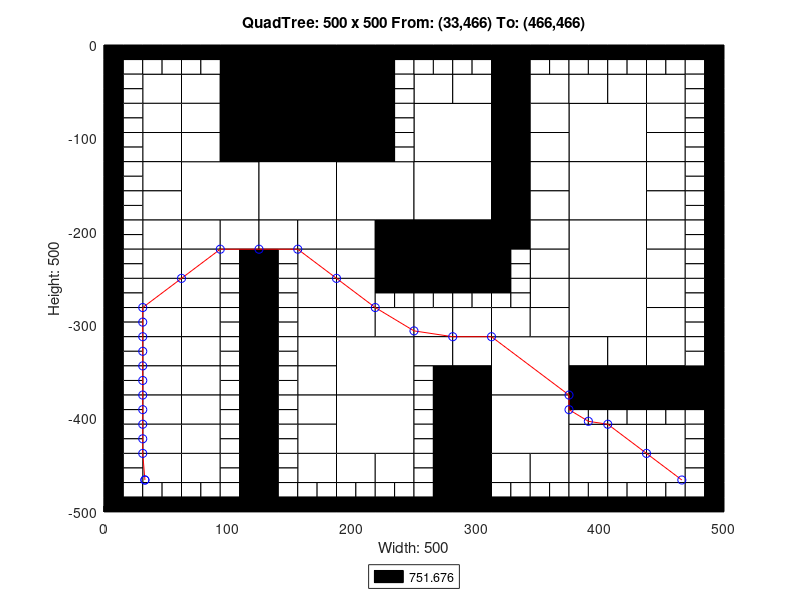

The MATLAB script that drew this image:
axis([0 500 -500 0]);
title('QuadTree: 500 x 500 From: (33,466) To: (466,466)');
xlabel('Width: 500');
ylabel('Height: 500');
rectangle('Position',[125 -62.5 62.5 62.5], 'FaceColor',[0 0 0]);
rectangle('Position',[125 -125 62.5 62.5], 'FaceColor',[0 0 0]);
rectangle('Position',[62.5 -187.5 62.5 62.5], 'FaceColor',[1 1 1]);
rectangle('Position',[125 -187.5 62.5 62.5], 'FaceColor',[1 1 1]);
rectangle('Position',[187.5 -187.5 62.5 62.5], 'FaceColor',[1 1 1]);
rectangle('Position',[250 -125 62.5 62.5], 'FaceColor',[1 1 1]);
rectangle('Position',[375 -125 62.5 62.5], 'FaceColor',[1 1 1]);
rectangle('Position',[250 -187.5 62.5 62.5], 'FaceColor',[1 1 1]);
rectangle('Position',[250 -250 62.5 62.5], 'FaceColor',[0 0 0]);
rectangle('Position',[375 -187.5 62.5 62.5], 'FaceColor',[1 1 1]);
rectangle('Position',[375 -250 62.5 62.5], 'FaceColor',[1 1 1]);
rectangle('Position',[187.5 -375 62.5 62.5], 'FaceColor',[1 1 1]);
rectangle('Position',[187.5 -437.5 62.5 62.5], 'FaceColor',[1 1 1]);
rectangle('Position',[312.5 -375 62.5 62.5], 'FaceColor',[1 1 1]);
rectangle('Position',[375 -312.5 62.5 62.5], 'FaceColor',[1 1 1]);
rectangle('Position',[312.5 -437.5 62.5 62.5], 'FaceColor',[1 1 1]);
rectangle('Position',[31.25 -62.5 31.25 31.25], 'FaceColor',[1 1 1]);
rectangle('Position',[93.75 -31.25 31.25 31.25], 'FaceColor',[0 0 0]);
rectangle('Position',[62.5 -62.5 31.25 31.25], 'FaceColor',[1 1 1]);
rectangle('Position',[93.75 -62.5 31.25 31.25], 'FaceColor',[0 0 0]);
rectangle('Position',[31.25 -93.75 31.25 31.25], 'FaceColor',[1 1 1]);
rectangle('Position',[31.25 -125 31.25 31.25], 'FaceColor',[1 1 1]);
rectangle('Position',[62.5 -93.75 31.25 31.25], 'FaceColor',[1 1 1]);
rectangle('Position',[93.75 -93.75 31.25 31.25], 'FaceColor',[0 0 0]);
rectangle('Position',[62.5 -125 31.25 31.25], 'FaceColor',[1 1 1]);
rectangle('Position',[93.75 -125 31.25 31.25], 'FaceColor',[0 0 0]);
rectangle('Position',[187.5 -31.25 31.25 31.25], 'FaceColor',[0 0 0]);
rectangle('Position',[187.5 -62.5 31.25 31.25], 'FaceColor',[0 0 0]);
rectangle('Position',[187.5 -93.75 31.25 31.25], 'FaceColor',[0 0 0]);
rectangle('Position',[187.5 -125 31.25 31.25], 'FaceColor',[0 0 0]);
rectangle('Position',[31.25 -156.25 31.25 31.25], 'FaceColor',[1 1 1]);
rectangle('Position',[31.25 -187.5 31.25 31.25], 'FaceColor',[1 1 1]);
rectangle('Position',[31.25 -218.75 31.25 31.25], 'FaceColor',[1 1 1]);
rectangle('Position',[31.25 -250 31.25 31.25], 'FaceColor',[1 1 1]);
rectangle('Position',[62.5 -218.75 31.25 31.25], 'FaceColor',[1 1 1]);
rectangle('Position',[93.75 -218.75 31.25 31.25], 'FaceColor',[1 1 1]);
rectangle('Position',[62.5 -250 31.25 31.25], 'FaceColor',[1 1 1]);
rectangle('Position',[125 -218.75 31.25 31.25], 'FaceColor',[1 1 1]);
rectangle('Position',[156.25 -218.75 31.25 31.25], 'FaceColor',[1 1 1]);
rectangle('Position',[156.25 -250 31.25 31.25], 'FaceColor',[1 1 1]);
rectangle('Position',[187.5 -218.75 31.25 31.25], 'FaceColor',[1 1 1]);
rectangle('Position',[218.75 -218.75 31.25 31.25], 'FaceColor',[0 0 0]);
rectangle('Position',[187.5 -250 31.25 31.25], 'FaceColor',[1 1 1]);
rectangle('Position',[218.75 -250 31.25 31.25], 'FaceColor',[0 0 0]);
rectangle('Position',[250 -62.5 31.25 31.25], 'FaceColor',[1 1 1]);
rectangle('Position',[281.25 -62.5 31.25 31.25], 'FaceColor',[1 1 1]);
rectangle('Position',[312.5 -31.25 31.25 31.25], 'FaceColor',[0 0 0]);
rectangle('Position',[312.5 -62.5 31.25 31.25], 'FaceColor',[0 0 0]);
rectangle('Position',[343.75 -62.5 31.25 31.25], 'FaceColor',[1 1 1]);
rectangle('Position',[312.5 -93.75 31.25 31.25], 'FaceColor',[0 0 0]);
rectangle('Position',[343.75 -93.75 31.25 31.25], 'FaceColor',[1 1 1]);
rectangle('Position',[312.5 -125 31.25 31.25], 'FaceColor',[0 0 0]);
rectangle('Position',[343.75 -125 31.25 31.25], 'FaceColor',[1 1 1]);
rectangle('Position',[375 -62.5 31.25 31.25], 'FaceColor',[1 1 1]);
rectangle('Position',[406.25 -62.5 31.25 31.25], 'FaceColor',[1 1 1]);
rectangle('Position',[437.5 -62.5 31.25 31.25], 'FaceColor',[1 1 1]);
rectangle('Position',[437.5 -93.75 31.25 31.25], 'FaceColor',[1 1 1]);
rectangle('Position',[437.5 -125 31.25 31.25], 'FaceColor',[1 1 1]);
rectangle('Position',[312.5 -156.25 31.25 31.25], 'FaceColor',[0 0 0]);
rectangle('Position',[343.75 -156.25 31.25 31.25], 'FaceColor',[1 1 1]);
rectangle('Position',[312.5 -187.5 31.25 31.25], 'FaceColor',[0 0 0]);
rectangle('Position',[343.75 -187.5 31.25 31.25], 'FaceColor',[1 1 1]);
rectangle('Position',[312.5 -218.75 31.25 31.25], 'FaceColor',[0 0 0]);
rectangle('Position',[343.75 -218.75 31.25 31.25], 'FaceColor',[1 1 1]);
rectangle('Position',[343.75 -250 31.25 31.25], 'FaceColor',[1 1 1]);
rectangle('Position',[437.5 -156.25 31.25 31.25], 'FaceColor',[1 1 1]);
rectangle('Position',[437.5 -187.5 31.25 31.25], 'FaceColor',[1 1 1]);
rectangle('Position',[437.5 -218.75 31.25 31.25], 'FaceColor',[1 1 1]);
rectangle('Position',[437.5 -250 31.25 31.25], 'FaceColor',[1 1 1]);
rectangle('Position',[31.25 -281.25 31.25 31.25], 'FaceColor',[1 1 1]);
rectangle('Position',[31.25 -312.5 31.25 31.25], 'FaceColor',[1 1 1]);
rectangle('Position',[62.5 -281.25 31.25 31.25], 'FaceColor',[1 1 1]);
rectangle('Position',[62.5 -312.5 31.25 31.25], 'FaceColor',[1 1 1]);
rectangle('Position',[31.25 -343.75 31.25 31.25], 'FaceColor',[1 1 1]);
rectangle('Position',[31.25 -375 31.25 31.25], 'FaceColor',[1 1 1]);
rectangle('Position',[62.5 -343.75 31.25 31.25], 'FaceColor',[1 1 1]);
rectangle('Position',[62.5 -375 31.25 31.25], 'FaceColor',[1 1 1]);
rectangle('Position',[156.25 -281.25 31.25 31.25], 'FaceColor',[1 1 1]);
rectangle('Position',[156.25 -312.5 31.25 31.25], 'FaceColor',[1 1 1]);
rectangle('Position',[187.5 -281.25 31.25 31.25], 'FaceColor',[1 1 1]);
rectangle('Position',[187.5 -312.5 31.25 31.25], 'FaceColor',[1 1 1]);
rectangle('Position',[218.75 -312.5 31.25 31.25], 'FaceColor',[1 1 1]);
rectangle('Position',[156.25 -343.75 31.25 31.25], 'FaceColor',[1 1 1]);
rectangle('Position',[156.25 -375 31.25 31.25], 'FaceColor',[1 1 1]);
rectangle('Position',[31.25 -406.25 31.25 31.25], 'FaceColor',[1 1 1]);
rectangle('Position',[31.25 -437.5 31.25 31.25], 'FaceColor',[1 1 1]);
rectangle('Position',[62.5 -406.25 31.25 31.25], 'FaceColor',[1 1 1]);
rectangle('Position',[62.5 -437.5 31.25 31.25], 'FaceColor',[1 1 1]);
rectangle('Position',[31.25 -468.75 31.25 31.25], 'FaceColor',[1 1 1]);
rectangle('Position',[62.5 -468.75 31.25 31.25], 'FaceColor',[1 1 1]);
rectangle('Position',[156.25 -406.25 31.25 31.25], 'FaceColor',[1 1 1]);
rectangle('Position',[156.25 -437.5 31.25 31.25], 'FaceColor',[1 1 1]);
rectangle('Position',[156.25 -468.75 31.25 31.25], 'FaceColor',[1 1 1]);
rectangle('Position',[187.5 -468.75 31.25 31.25], 'FaceColor',[1 1 1]);
rectangle('Position',[218.75 -468.75 31.25 31.25], 'FaceColor',[1 1 1]);
rectangle('Position',[250 -312.5 31.25 31.25], 'FaceColor',[1 1 1]);
rectangle('Position',[281.25 -312.5 31.25 31.25], 'FaceColor',[1 1 1]);
rectangle('Position',[343.75 -281.25 31.25 31.25], 'FaceColor',[1 1 1]);
rectangle('Position',[312.5 -312.5 31.25 31.25], 'FaceColor',[1 1 1]);
rectangle('Position',[343.75 -312.5 31.25 31.25], 'FaceColor',[1 1 1]);
rectangle('Position',[250 -343.75 31.25 31.25], 'FaceColor',[1 1 1]);
rectangle('Position',[281.25 -343.75 31.25 31.25], 'FaceColor',[1 1 1]);
rectangle('Position',[281.25 -375 31.25 31.25], 'FaceColor',[0 0 0]);
rectangle('Position',[437.5 -281.25 31.25 31.25], 'FaceColor',[1 1 1]);
rectangle('Position',[437.5 -312.5 31.25 31.25], 'FaceColor',[1 1 1]);
rectangle('Position',[375 -343.75 31.25 31.25], 'FaceColor',[1 1 1]);
rectangle('Position',[406.25 -343.75 31.25 31.25], 'FaceColor',[1 1 1]);
rectangle('Position',[375 -375 31.25 31.25], 'FaceColor',[0 0 0]);
rectangle('Position',[406.25 -375 31.25 31.25], 'FaceColor',[0 0 0]);
rectangle('Position',[437.5 -343.75 31.25 31.25], 'FaceColor',[1 1 1]);
rectangle('Position',[437.5 -375 31.25 31.25], 'FaceColor',[0 0 0]);
rectangle('Position',[468.75 -375 31.25 31.25], 'FaceColor',[0 0 0]);
rectangle('Position',[281.25 -406.25 31.25 31.25], 'FaceColor',[0 0 0]);
rectangle('Position',[281.25 -437.5 31.25 31.25], 'FaceColor',[0 0 0]);
rectangle('Position',[281.25 -468.75 31.25 31.25], 'FaceColor',[0 0 0]);
rectangle('Position',[281.25 -500 31.25 31.25], 'FaceColor',[0 0 0]);
rectangle('Position',[312.5 -468.75 31.25 31.25], 'FaceColor',[1 1 1]);
rectangle('Position',[343.75 -468.75 31.25 31.25], 'FaceColor',[1 1 1]);
rectangle('Position',[375 -437.5 31.25 31.25], 'FaceColor',[1 1 1]);
rectangle('Position',[406.25 -437.5 31.25 31.25], 'FaceColor',[1 1 1]);
rectangle('Position',[437.5 -437.5 31.25 31.25], 'FaceColor',[1 1 1]);
rectangle('Position',[375 -468.75 31.25 31.25], 'FaceColor',[1 1 1]);
rectangle('Position',[406.25 -468.75 31.25 31.25], 'FaceColor',[1 1 1]);
rectangle('Position',[437.5 -468.75 31.25 31.25], 'FaceColor',[1 1 1]);
rectangle('Position',[0 -15.625 15.625 15.625], 'FaceColor',[0 0 0]);
rectangle('Position',[15.625 -15.625 15.625 15.625], 'FaceColor',[0 0 0]);
rectangle('Position',[0 -31.25 15.625 15.625], 'FaceColor',[0 0 0]);
rectangle('Position',[15.625 -31.25 15.625 15.625], 'FaceColor',[1 1 1]);
rectangle('Position',[31.25 -15.625 15.625 15.625], 'FaceColor',[0 0 0]);
rectangle('Position',[46.875 -15.625 15.625 15.625], 'FaceColor',[0 0 0]);
rectangle('Position',[31.25 -31.25 15.625 15.625], 'FaceColor',[1 1 1]);
rectangle('Position',[46.875 -31.25 15.625 15.625], 'FaceColor',[1 1 1]);
rectangle('Position',[0 -46.875 15.625 15.625], 'FaceColor',[0 0 0]);
rectangle('Position',[15.625 -46.875 15.625 15.625], 'FaceColor',[1 1 1]);
rectangle('Position',[0 -62.5 15.625 15.625], 'FaceColor',[0 0 0]);
rectangle('Position',[15.625 -62.5 15.625 15.625], 'FaceColor',[1 1 1]);
rectangle('Position',[62.5 -15.625 15.625 15.625], 'FaceColor',[0 0 0]);
rectangle('Position',[78.125 -15.625 15.625 15.625], 'FaceColor',[0 0 0]);
rectangle('Position',[62.5 -31.25 15.625 15.625], 'FaceColor',[1 1 1]);
rectangle('Position',[78.125 -31.25 15.625 15.625], 'FaceColor',[1 1 1]);
rectangle('Position',[0 -78.125 15.625 15.625], 'FaceColor',[0 0 0]);
rectangle('Position',[15.625 -78.125 15.625 15.625], 'FaceColor',[1 1 1]);
rectangle('Position',[0 -93.75 15.625 15.625], 'FaceColor',[0 0 0]);
rectangle('Position',[15.625 -93.75 15.625 15.625], 'FaceColor',[1 1 1]);
rectangle('Position',[0 -109.375 15.625 15.625], 'FaceColor',[0 0 0]);
rectangle('Position',[15.625 -109.375 15.625 15.625], 'FaceColor',[1 1 1]);
rectangle('Position',[0 -125 15.625 15.625], 'FaceColor',[0 0 0]);
rectangle('Position',[15.625 -125 15.625 15.625], 'FaceColor',[1 1 1]);
rectangle('Position',[218.75 -15.625 15.625 15.625], 'FaceColor',[0 0 0]);
rectangle('Position',[234.375 -15.625 15.625 15.625], 'FaceColor',[0 0 0]);
rectangle('Position',[218.75 -31.25 15.625 15.625], 'FaceColor',[0 0 0]);
rectangle('Position',[234.375 -31.25 15.625 15.625], 'FaceColor',[1 1 1]);
rectangle('Position',[218.75 -46.875 15.625 15.625], 'FaceColor',[0 0 0]);
rectangle('Position',[234.375 -46.875 15.625 15.625], 'FaceColor',[1 1 1]);
rectangle('Position',[218.75 -62.5 15.625 15.625], 'FaceColor',[0 0 0]);
rectangle('Position',[234.375 -62.5 15.625 15.625], 'FaceColor',[1 1 1]);
rectangle('Position',[218.75 -78.125 15.625 15.625], 'FaceColor',[0 0 0]);
rectangle('Position',[234.375 -78.125 15.625 15.625], 'FaceColor',[1 1 1]);
rectangle('Position',[218.75 -93.75 15.625 15.625], 'FaceColor',[0 0 0]);
rectangle('Position',[234.375 -93.75 15.625 15.625], 'FaceColor',[1 1 1]);
rectangle('Position',[218.75 -109.375 15.625 15.625], 'FaceColor',[0 0 0]);
rectangle('Position',[234.375 -109.375 15.625 15.625], 'FaceColor',[1 1 1]);
rectangle('Position',[218.75 -125 15.625 15.625], 'FaceColor',[0 0 0]);
rectangle('Position',[234.375 -125 15.625 15.625], 'FaceColor',[1 1 1]);
rectangle('Position',[0 -140.625 15.625 15.625], 'FaceColor',[0 0 0]);
rectangle('Position',[15.625 -140.625 15.625 15.625], 'FaceColor',[1 1 1]);
rectangle('Position',[0 -156.25 15.625 15.625], 'FaceColor',[0 0 0]);
rectangle('Position',[15.625 -156.25 15.625 15.625], 'FaceColor',[1 1 1]);
rectangle('Position',[0 -171.875 15.625 15.625], 'FaceColor',[0 0 0]);
rectangle('Position',[15.625 -171.875 15.625 15.625], 'FaceColor',[1 1 1]);
rectangle('Position',[0 -187.5 15.625 15.625], 'FaceColor',[0 0 0]);
rectangle('Position',[15.625 -187.5 15.625 15.625], 'FaceColor',[1 1 1]);
rectangle('Position',[0 -203.125 15.625 15.625], 'FaceColor',[0 0 0]);
rectangle('Position',[15.625 -203.125 15.625 15.625], 'FaceColor',[1 1 1]);
rectangle('Position',[0 -218.75 15.625 15.625], 'FaceColor',[0 0 0]);
rectangle('Position',[15.625 -218.75 15.625 15.625], 'FaceColor',[1 1 1]);
rectangle('Position',[0 -234.375 15.625 15.625], 'FaceColor',[0 0 0]);
rectangle('Position',[15.625 -234.375 15.625 15.625], 'FaceColor',[1 1 1]);
rectangle('Position',[0 -250 15.625 15.625], 'FaceColor',[0 0 0]);
rectangle('Position',[15.625 -250 15.625 15.625], 'FaceColor',[1 1 1]);
rectangle('Position',[93.75 -234.375 15.625 15.625], 'FaceColor',[1 1 1]);
rectangle('Position',[109.375 -234.375 15.625 15.625], 'FaceColor',[0 0 0]);
rectangle('Position',[93.75 -250 15.625 15.625], 'FaceColor',[1 1 1]);
rectangle('Position',[109.375 -250 15.625 15.625], 'FaceColor',[0 0 0]);
rectangle('Position',[125 -234.375 15.625 15.625], 'FaceColor',[0 0 0]);
rectangle('Position',[140.625 -234.375 15.625 15.625], 'FaceColor',[1 1 1]);
rectangle('Position',[125 -250 15.625 15.625], 'FaceColor',[0 0 0]);
rectangle('Position',[140.625 -250 15.625 15.625], 'FaceColor',[1 1 1]);
rectangle('Position',[250 -15.625 15.625 15.625], 'FaceColor',[0 0 0]);
rectangle('Position',[265.625 -15.625 15.625 15.625], 'FaceColor',[0 0 0]);
rectangle('Position',[250 -31.25 15.625 15.625], 'FaceColor',[1 1 1]);
rectangle('Position',[265.625 -31.25 15.625 15.625], 'FaceColor',[1 1 1]);
rectangle('Position',[281.25 -15.625 15.625 15.625], 'FaceColor',[0 0 0]);
rectangle('Position',[296.875 -15.625 15.625 15.625], 'FaceColor',[0 0 0]);
rectangle('Position',[281.25 -31.25 15.625 15.625], 'FaceColor',[1 1 1]);
rectangle('Position',[296.875 -31.25 15.625 15.625], 'FaceColor',[1 1 1]);
rectangle('Position',[343.75 -15.625 15.625 15.625], 'FaceColor',[0 0 0]);
rectangle('Position',[359.375 -15.625 15.625 15.625], 'FaceColor',[0 0 0]);
rectangle('Position',[343.75 -31.25 15.625 15.625], 'FaceColor',[1 1 1]);
rectangle('Position',[359.375 -31.25 15.625 15.625], 'FaceColor',[1 1 1]);
rectangle('Position',[375 -15.625 15.625 15.625], 'FaceColor',[0 0 0]);
rectangle('Position',[390.625 -15.625 15.625 15.625], 'FaceColor',[0 0 0]);
rectangle('Position',[375 -31.25 15.625 15.625], 'FaceColor',[1 1 1]);
rectangle('Position',[390.625 -31.25 15.625 15.625], 'FaceColor',[1 1 1]);
rectangle('Position',[406.25 -15.625 15.625 15.625], 'FaceColor',[0 0 0]);
rectangle('Position',[421.875 -15.625 15.625 15.625], 'FaceColor',[0 0 0]);
rectangle('Position',[406.25 -31.25 15.625 15.625], 'FaceColor',[1 1 1]);
rectangle('Position',[421.875 -31.25 15.625 15.625], 'FaceColor',[1 1 1]);
rectangle('Position',[437.5 -15.625 15.625 15.625], 'FaceColor',[0 0 0]);
rectangle('Position',[453.125 -15.625 15.625 15.625], 'FaceColor',[0 0 0]);
rectangle('Position',[437.5 -31.25 15.625 15.625], 'FaceColor',[1 1 1]);
rectangle('Position',[453.125 -31.25 15.625 15.625], 'FaceColor',[1 1 1]);
rectangle('Position',[468.75 -15.625 15.625 15.625], 'FaceColor',[0 0 0]);
rectangle('Position',[484.375 -15.625 15.625 15.625], 'FaceColor',[0 0 0]);
rectangle('Position',[468.75 -31.25 15.625 15.625], 'FaceColor',[1 1 1]);
rectangle('Position',[484.375 -31.25 15.625 15.625], 'FaceColor',[0 0 0]);
rectangle('Position',[468.75 -46.875 15.625 15.625], 'FaceColor',[1 1 1]);
rectangle('Position',[484.375 -46.875 15.625 15.625], 'FaceColor',[0 0 0]);
rectangle('Position',[468.75 -62.5 15.625 15.625], 'FaceColor',[1 1 1]);
rectangle('Position',[484.375 -62.5 15.625 15.625], 'FaceColor',[0 0 0]);
rectangle('Position',[468.75 -78.125 15.625 15.625], 'FaceColor',[1 1 1]);
rectangle('Position',[484.375 -78.125 15.625 15.625], 'FaceColor',[0 0 0]);
rectangle('Position',[468.75 -93.75 15.625 15.625], 'FaceColor',[1 1 1]);
rectangle('Position',[484.375 -93.75 15.625 15.625], 'FaceColor',[0 0 0]);
rectangle('Position',[468.75 -109.375 15.625 15.625], 'FaceColor',[1 1 1]);
rectangle('Position',[484.375 -109.375 15.625 15.625], 'FaceColor',[0 0 0]);
rectangle('Position',[468.75 -125 15.625 15.625], 'FaceColor',[1 1 1]);
rectangle('Position',[484.375 -125 15.625 15.625], 'FaceColor',[0 0 0]);
rectangle('Position',[312.5 -234.375 15.625 15.625], 'FaceColor',[0 0 0]);
rectangle('Position',[328.125 -234.375 15.625 15.625], 'FaceColor',[1 1 1]);
rectangle('Position',[312.5 -250 15.625 15.625], 'FaceColor',[0 0 0]);
rectangle('Position',[328.125 -250 15.625 15.625], 'FaceColor',[1 1 1]);
rectangle('Position',[468.75 -140.625 15.625 15.625], 'FaceColor',[1 1 1]);
rectangle('Position',[484.375 -140.625 15.625 15.625], 'FaceColor',[0 0 0]);
rectangle('Position',[468.75 -156.25 15.625 15.625], 'FaceColor',[1 1 1]);
rectangle('Position',[484.375 -156.25 15.625 15.625], 'FaceColor',[0 0 0]);
rectangle('Position',[468.75 -171.875 15.625 15.625], 'FaceColor',[1 1 1]);
rectangle('Position',[484.375 -171.875 15.625 15.625], 'FaceColor',[0 0 0]);
rectangle('Position',[468.75 -187.5 15.625 15.625], 'FaceColor',[1 1 1]);
rectangle('Position',[484.375 -187.5 15.625 15.625], 'FaceColor',[0 0 0]);
rectangle('Position',[468.75 -203.125 15.625 15.625], 'FaceColor',[1 1 1]);
rectangle('Position',[484.375 -203.125 15.625 15.625], 'FaceColor',[0 0 0]);
rectangle('Position',[468.75 -218.75 15.625 15.625], 'FaceColor',[1 1 1]);
rectangle('Position',[484.375 -218.75 15.625 15.625], 'FaceColor',[0 0 0]);
rectangle('Position',[468.75 -234.375 15.625 15.625], 'FaceColor',[1 1 1]);
rectangle('Position',[484.375 -234.375 15.625 15.625], 'FaceColor',[0 0 0]);
rectangle('Position',[468.75 -250 15.625 15.625], 'FaceColor',[1 1 1]);
rectangle('Position',[484.375 -250 15.625 15.625], 'FaceColor',[0 0 0]);
rectangle('Position',[0 -265.625 15.625 15.625], 'FaceColor',[0 0 0]);
rectangle('Position',[15.625 -265.625 15.625 15.625], 'FaceColor',[1 1 1]);
rectangle('Position',[0 -281.25 15.625 15.625], 'FaceColor',[0 0 0]);
rectangle('Position',[15.625 -281.25 15.625 15.625], 'FaceColor',[1 1 1]);
rectangle('Position',[0 -296.875 15.625 15.625], 'FaceColor',[0 0 0]);
rectangle('Position',[15.625 -296.875 15.625 15.625], 'FaceColor',[1 1 1]);
rectangle('Position',[0 -312.5 15.625 15.625], 'FaceColor',[0 0 0]);
rectangle('Position',[15.625 -312.5 15.625 15.625], 'FaceColor',[1 1 1]);
rectangle('Position',[93.75 -265.625 15.625 15.625], 'FaceColor',[1 1 1]);
rectangle('Position',[109.375 -265.625 15.625 15.625], 'FaceColor',[0 0 0]);
rectangle('Position',[93.75 -281.25 15.625 15.625], 'FaceColor',[1 1 1]);
rectangle('Position',[109.375 -281.25 15.625 15.625], 'FaceColor',[0 0 0]);
rectangle('Position',[93.75 -296.875 15.625 15.625], 'FaceColor',[1 1 1]);
rectangle('Position',[109.375 -296.875 15.625 15.625], 'FaceColor',[0 0 0]);
rectangle('Position',[93.75 -312.5 15.625 15.625], 'FaceColor',[1 1 1]);
rectangle('Position',[109.375 -312.5 15.625 15.625], 'FaceColor',[0 0 0]);
rectangle('Position',[0 -328.125 15.625 15.625], 'FaceColor',[0 0 0]);
rectangle('Position',[15.625 -328.125 15.625 15.625], 'FaceColor',[1 1 1]);
rectangle('Position',[0 -343.75 15.625 15.625], 'FaceColor',[0 0 0]);
rectangle('Position',[15.625 -343.75 15.625 15.625], 'FaceColor',[1 1 1]);
rectangle('Position',[0 -359.375 15.625 15.625], 'FaceColor',[0 0 0]);
rectangle('Position',[15.625 -359.375 15.625 15.625], 'FaceColor',[1 1 1]);
rectangle('Position',[0 -375 15.625 15.625], 'FaceColor',[0 0 0]);
rectangle('Position',[15.625 -375 15.625 15.625], 'FaceColor',[1 1 1]);
rectangle('Position',[93.75 -328.125 15.625 15.625], 'FaceColor',[1 1 1]);
rectangle('Position',[109.375 -328.125 15.625 15.625], 'FaceColor',[0 0 0]);
rectangle('Position',[93.75 -343.75 15.625 15.625], 'FaceColor',[1 1 1]);
rectangle('Position',[109.375 -343.75 15.625 15.625], 'FaceColor',[0 0 0]);
rectangle('Position',[93.75 -359.375 15.625 15.625], 'FaceColor',[1 1 1]);
rectangle('Position',[109.375 -359.375 15.625 15.625], 'FaceColor',[0 0 0]);
rectangle('Position',[93.75 -375 15.625 15.625], 'FaceColor',[1 1 1]);
rectangle('Position',[109.375 -375 15.625 15.625], 'FaceColor',[0 0 0]);
rectangle('Position',[125 -265.625 15.625 15.625], 'FaceColor',[0 0 0]);
rectangle('Position',[140.625 -265.625 15.625 15.625], 'FaceColor',[1 1 1]);
rectangle('Position',[125 -281.25 15.625 15.625], 'FaceColor',[0 0 0]);
rectangle('Position',[140.625 -281.25 15.625 15.625], 'FaceColor',[1 1 1]);
rectangle('Position',[125 -296.875 15.625 15.625], 'FaceColor',[0 0 0]);
rectangle('Position',[140.625 -296.875 15.625 15.625], 'FaceColor',[1 1 1]);
rectangle('Position',[125 -312.5 15.625 15.625], 'FaceColor',[0 0 0]);
rectangle('Position',[140.625 -312.5 15.625 15.625], 'FaceColor',[1 1 1]);
rectangle('Position',[218.75 -265.625 15.625 15.625], 'FaceColor',[0 0 0]);
rectangle('Position',[234.375 -265.625 15.625 15.625], 'FaceColor',[0 0 0]);
rectangle('Position',[218.75 -281.25 15.625 15.625], 'FaceColor',[1 1 1]);
rectangle('Position',[234.375 -281.25 15.625 15.625], 'FaceColor',[1 1 1]);
rectangle('Position',[125 -328.125 15.625 15.625], 'FaceColor',[0 0 0]);
rectangle('Position',[140.625 -328.125 15.625 15.625], 'FaceColor',[1 1 1]);
rectangle('Position',[125 -343.75 15.625 15.625], 'FaceColor',[0 0 0]);
rectangle('Position',[140.625 -343.75 15.625 15.625], 'FaceColor',[1 1 1]);
rectangle('Position',[125 -359.375 15.625 15.625], 'FaceColor',[0 0 0]);
rectangle('Position',[140.625 -359.375 15.625 15.625], 'FaceColor',[1 1 1]);
rectangle('Position',[125 -375 15.625 15.625], 'FaceColor',[0 0 0]);
rectangle('Position',[140.625 -375 15.625 15.625], 'FaceColor',[1 1 1]);
rectangle('Position',[0 -390.625 15.625 15.625], 'FaceColor',[0 0 0]);
rectangle('Position',[15.625 -390.625 15.625 15.625], 'FaceColor',[1 1 1]);
rectangle('Position',[0 -406.25 15.625 15.625], 'FaceColor',[0 0 0]);
rectangle('Position',[15.625 -406.25 15.625 15.625], 'FaceColor',[1 1 1]);
rectangle('Position',[0 -421.875 15.625 15.625], 'FaceColor',[0 0 0]);
rectangle('Position',[15.625 -421.875 15.625 15.625], 'FaceColor',[1 1 1]);
rectangle('Position',[0 -437.5 15.625 15.625], 'FaceColor',[0 0 0]);
rectangle('Position',[15.625 -437.5 15.625 15.625], 'FaceColor',[1 1 1]);
rectangle('Position',[93.75 -390.625 15.625 15.625], 'FaceColor',[1 1 1]);
rectangle('Position',[109.375 -390.625 15.625 15.625], 'FaceColor',[0 0 0]);
rectangle('Position',[93.75 -406.25 15.625 15.625], 'FaceColor',[1 1 1]);
rectangle('Position',[109.375 -406.25 15.625 15.625], 'FaceColor',[0 0 0]);
rectangle('Position',[93.75 -421.875 15.625 15.625], 'FaceColor',[1 1 1]);
rectangle('Position',[109.375 -421.875 15.625 15.625], 'FaceColor',[0 0 0]);
rectangle('Position',[93.75 -437.5 15.625 15.625], 'FaceColor',[1 1 1]);
rectangle('Position',[109.375 -437.5 15.625 15.625], 'FaceColor',[0 0 0]);
rectangle('Position',[0 -453.125 15.625 15.625], 'FaceColor',[0 0 0]);
rectangle('Position',[15.625 -453.125 15.625 15.625], 'FaceColor',[1 1 1]);
rectangle('Position',[0 -468.75 15.625 15.625], 'FaceColor',[0 0 0]);
rectangle('Position',[15.625 -468.75 15.625 15.625], 'FaceColor',[1 1 1]);
rectangle('Position',[0 -484.375 15.625 15.625], 'FaceColor',[0 0 0]);
rectangle('Position',[15.625 -484.375 15.625 15.625], 'FaceColor',[1 1 1]);
rectangle('Position',[0 -500 15.625 15.625], 'FaceColor',[0 0 0]);
rectangle('Position',[15.625 -500 15.625 15.625], 'FaceColor',[0 0 0]);
rectangle('Position',[31.25 -484.375 15.625 15.625], 'FaceColor',[1 1 1]);
rectangle('Position',[46.875 -484.375 15.625 15.625], 'FaceColor',[1 1 1]);
rectangle('Position',[31.25 -500 15.625 15.625], 'FaceColor',[0 0 0]);
rectangle('Position',[46.875 -500 15.625 15.625], 'FaceColor',[0 0 0]);
rectangle('Position',[93.75 -453.125 15.625 15.625], 'FaceColor',[1 1 1]);
rectangle('Position',[109.375 -453.125 15.625 15.625], 'FaceColor',[0 0 0]);
rectangle('Position',[93.75 -468.75 15.625 15.625], 'FaceColor',[1 1 1]);
rectangle('Position',[109.375 -468.75 15.625 15.625], 'FaceColor',[0 0 0]);
rectangle('Position',[62.5 -484.375 15.625 15.625], 'FaceColor',[1 1 1]);
rectangle('Position',[78.125 -484.375 15.625 15.625], 'FaceColor',[1 1 1]);
rectangle('Position',[62.5 -500 15.625 15.625], 'FaceColor',[0 0 0]);
rectangle('Position',[78.125 -500 15.625 15.625], 'FaceColor',[0 0 0]);
rectangle('Position',[93.75 -484.375 15.625 15.625], 'FaceColor',[1 1 1]);
rectangle('Position',[109.375 -484.375 15.625 15.625], 'FaceColor',[0 0 0]);
rectangle('Position',[93.75 -500 15.625 15.625], 'FaceColor',[0 0 0]);
rectangle('Position',[109.375 -500 15.625 15.625], 'FaceColor',[0 0 0]);
rectangle('Position',[125 -390.625 15.625 15.625], 'FaceColor',[0 0 0]);
rectangle('Position',[140.625 -390.625 15.625 15.625], 'FaceColor',[1 1 1]);
rectangle('Position',[125 -406.25 15.625 15.625], 'FaceColor',[0 0 0]);
rectangle('Position',[140.625 -406.25 15.625 15.625], 'FaceColor',[1 1 1]);
rectangle('Position',[125 -421.875 15.625 15.625], 'FaceColor',[0 0 0]);
rectangle('Position',[140.625 -421.875 15.625 15.625], 'FaceColor',[1 1 1]);
rectangle('Position',[125 -437.5 15.625 15.625], 'FaceColor',[0 0 0]);
rectangle('Position',[140.625 -437.5 15.625 15.625], 'FaceColor',[1 1 1]);
rectangle('Position',[125 -453.125 15.625 15.625], 'FaceColor',[0 0 0]);
rectangle('Position',[140.625 -453.125 15.625 15.625], 'FaceColor',[1 1 1]);
rectangle('Position',[125 -468.75 15.625 15.625], 'FaceColor',[0 0 0]);
rectangle('Position',[140.625 -468.75 15.625 15.625], 'FaceColor',[1 1 1]);
rectangle('Position',[125 -484.375 15.625 15.625], 'FaceColor',[0 0 0]);
rectangle('Position',[140.625 -484.375 15.625 15.625], 'FaceColor',[1 1 1]);
rectangle('Position',[125 -500 15.625 15.625], 'FaceColor',[0 0 0]);
rectangle('Position',[140.625 -500 15.625 15.625], 'FaceColor',[0 0 0]);
rectangle('Position',[156.25 -484.375 15.625 15.625], 'FaceColor',[1 1 1]);
rectangle('Position',[171.875 -484.375 15.625 15.625], 'FaceColor',[1 1 1]);
rectangle('Position',[156.25 -500 15.625 15.625], 'FaceColor',[0 0 0]);
rectangle('Position',[171.875 -500 15.625 15.625], 'FaceColor',[0 0 0]);
rectangle('Position',[187.5 -484.375 15.625 15.625], 'FaceColor',[1 1 1]);
rectangle('Position',[203.125 -484.375 15.625 15.625], 'FaceColor',[1 1 1]);
rectangle('Position',[187.5 -500 15.625 15.625], 'FaceColor',[0 0 0]);
rectangle('Position',[203.125 -500 15.625 15.625], 'FaceColor',[0 0 0]);
rectangle('Position',[218.75 -484.375 15.625 15.625], 'FaceColor',[1 1 1]);
rectangle('Position',[234.375 -484.375 15.625 15.625], 'FaceColor',[1 1 1]);
rectangle('Position',[218.75 -500 15.625 15.625], 'FaceColor',[0 0 0]);
rectangle('Position',[234.375 -500 15.625 15.625], 'FaceColor',[0 0 0]);
rectangle('Position',[250 -265.625 15.625 15.625], 'FaceColor',[0 0 0]);
rectangle('Position',[265.625 -265.625 15.625 15.625], 'FaceColor',[0 0 0]);
rectangle('Position',[250 -281.25 15.625 15.625], 'FaceColor',[1 1 1]);
rectangle('Position',[265.625 -281.25 15.625 15.625], 'FaceColor',[1 1 1]);
rectangle('Position',[281.25 -265.625 15.625 15.625], 'FaceColor',[0 0 0]);
rectangle('Position',[296.875 -265.625 15.625 15.625], 'FaceColor',[0 0 0]);
rectangle('Position',[281.25 -281.25 15.625 15.625], 'FaceColor',[1 1 1]);
rectangle('Position',[296.875 -281.25 15.625 15.625], 'FaceColor',[1 1 1]);
rectangle('Position',[312.5 -265.625 15.625 15.625], 'FaceColor',[0 0 0]);
rectangle('Position',[328.125 -265.625 15.625 15.625], 'FaceColor',[1 1 1]);
rectangle('Position',[312.5 -281.25 15.625 15.625], 'FaceColor',[1 1 1]);
rectangle('Position',[328.125 -281.25 15.625 15.625], 'FaceColor',[1 1 1]);
rectangle('Position',[250 -359.375 15.625 15.625], 'FaceColor',[1 1 1]);
rectangle('Position',[265.625 -359.375 15.625 15.625], 'FaceColor',[0 0 0]);
rectangle('Position',[250 -375 15.625 15.625], 'FaceColor',[1 1 1]);
rectangle('Position',[265.625 -375 15.625 15.625], 'FaceColor',[0 0 0]);
rectangle('Position',[468.75 -265.625 15.625 15.625], 'FaceColor',[1 1 1]);
rectangle('Position',[484.375 -265.625 15.625 15.625], 'FaceColor',[0 0 0]);
rectangle('Position',[468.75 -281.25 15.625 15.625], 'FaceColor',[1 1 1]);
rectangle('Position',[484.375 -281.25 15.625 15.625], 'FaceColor',[0 0 0]);
rectangle('Position',[468.75 -296.875 15.625 15.625], 'FaceColor',[1 1 1]);
rectangle('Position',[484.375 -296.875 15.625 15.625], 'FaceColor',[0 0 0]);
rectangle('Position',[468.75 -312.5 15.625 15.625], 'FaceColor',[1 1 1]);
rectangle('Position',[484.375 -312.5 15.625 15.625], 'FaceColor',[0 0 0]);
rectangle('Position',[468.75 -328.125 15.625 15.625], 'FaceColor',[1 1 1]);
rectangle('Position',[484.375 -328.125 15.625 15.625], 'FaceColor',[0 0 0]);
rectangle('Position',[468.75 -343.75 15.625 15.625], 'FaceColor',[1 1 1]);
rectangle('Position',[484.375 -343.75 15.625 15.625], 'FaceColor',[0 0 0]);
rectangle('Position',[250 -390.625 15.625 15.625], 'FaceColor',[1 1 1]);
rectangle('Position',[265.625 -390.625 15.625 15.625], 'FaceColor',[0 0 0]);
rectangle('Position',[250 -406.25 15.625 15.625], 'FaceColor',[1 1 1]);
rectangle('Position',[265.625 -406.25 15.625 15.625], 'FaceColor',[0 0 0]);
rectangle('Position',[250 -421.875 15.625 15.625], 'FaceColor',[1 1 1]);
rectangle('Position',[265.625 -421.875 15.625 15.625], 'FaceColor',[0 0 0]);
rectangle('Position',[250 -437.5 15.625 15.625], 'FaceColor',[1 1 1]);
rectangle('Position',[265.625 -437.5 15.625 15.625], 'FaceColor',[0 0 0]);
rectangle('Position',[250 -453.125 15.625 15.625], 'FaceColor',[1 1 1]);
rectangle('Position',[265.625 -453.125 15.625 15.625], 'FaceColor',[0 0 0]);
rectangle('Position',[250 -468.75 15.625 15.625], 'FaceColor',[1 1 1]);
rectangle('Position',[265.625 -468.75 15.625 15.625], 'FaceColor',[0 0 0]);
rectangle('Position',[250 -484.375 15.625 15.625], 'FaceColor',[1 1 1]);
rectangle('Position',[265.625 -484.375 15.625 15.625], 'FaceColor',[0 0 0]);
rectangle('Position',[250 -500 15.625 15.625], 'FaceColor',[0 0 0]);
rectangle('Position',[265.625 -500 15.625 15.625], 'FaceColor',[0 0 0]);
rectangle('Position',[312.5 -484.375 15.625 15.625], 'FaceColor',[1 1 1]);
rectangle('Position',[328.125 -484.375 15.625 15.625], 'FaceColor',[1 1 1]);
rectangle('Position',[312.5 -500 15.625 15.625], 'FaceColor',[0 0 0]);
rectangle('Position',[328.125 -500 15.625 15.625], 'FaceColor',[0 0 0]);
rectangle('Position',[343.75 -484.375 15.625 15.625], 'FaceColor',[1 1 1]);
rectangle('Position',[359.375 -484.375 15.625 15.625], 'FaceColor',[1 1 1]);
rectangle('Position',[343.75 -500 15.625 15.625], 'FaceColor',[0 0 0]);
rectangle('Position',[359.375 -500 15.625 15.625], 'FaceColor',[0 0 0]);
rectangle('Position',[375 -390.625 15.625 15.625], 'FaceColor',[0 0 0]);
rectangle('Position',[390.625 -390.625 15.625 15.625], 'FaceColor',[0 0 0]);
rectangle('Position',[375 -406.25 15.625 15.625], 'FaceColor',[1 1 1]);
rectangle('Position',[390.625 -406.25 15.625 15.625], 'FaceColor',[1 1 1]);
rectangle('Position',[406.25 -390.625 15.625 15.625], 'FaceColor',[0 0 0]);
rectangle('Position',[421.875 -390.625 15.625 15.625], 'FaceColor',[0 0 0]);
rectangle('Position',[406.25 -406.25 15.625 15.625], 'FaceColor',[1 1 1]);
rectangle('Position',[421.875 -406.25 15.625 15.625], 'FaceColor',[1 1 1]);
rectangle('Position',[437.5 -390.625 15.625 15.625], 'FaceColor',[0 0 0]);
rectangle('Position',[453.125 -390.625 15.625 15.625], 'FaceColor',[0 0 0]);
rectangle('Position',[437.5 -406.25 15.625 15.625], 'FaceColor',[1 1 1]);
rectangle('Position',[453.125 -406.25 15.625 15.625], 'FaceColor',[1 1 1]);
rectangle('Position',[468.75 -390.625 15.625 15.625], 'FaceColor',[0 0 0]);
rectangle('Position',[484.375 -390.625 15.625 15.625], 'FaceColor',[0 0 0]);
rectangle('Position',[468.75 -406.25 15.625 15.625], 'FaceColor',[1 1 1]);
rectangle('Position',[484.375 -406.25 15.625 15.625], 'FaceColor',[0 0 0]);
rectangle('Position',[468.75 -421.875 15.625 15.625], 'FaceColor',[1 1 1]);
rectangle('Position',[484.375 -421.875 15.625 15.625], 'FaceColor',[0 0 0]);
rectangle('Position',[468.75 -437.5 15.625 15.625], 'FaceColor',[1 1 1]);
rectangle('Position',[484.375 -437.5 15.625 15.625], 'FaceColor',[0 0 0]);
rectangle('Position',[375 -484.375 15.625 15.625], 'FaceColor',[1 1 1]);
rectangle('Position',[390.625 -484.375 15.625 15.625], 'FaceColor',[1 1 1]);
rectangle('Position',[375 -500 15.625 15.625], 'FaceColor',[0 0 0]);
rectangle('Position',[390.625 -500 15.625 15.625], 'FaceColor',[0 0 0]);
rectangle('Position',[406.25 -484.375 15.625 15.625], 'FaceColor',[1 1 1]);
rectangle('Position',[421.875 -484.375 15.625 15.625], 'FaceColor',[1 1 1]);
rectangle('Position',[406.25 -500 15.625 15.625], 'FaceColor',[0 0 0]);
rectangle('Position',[421.875 -500 15.625 15.625], 'FaceColor',[0 0 0]);
rectangle('Position',[468.75 -453.125 15.625 15.625], 'FaceColor',[1 1 1]);
rectangle('Position',[484.375 -453.125 15.625 15.625], 'FaceColor',[0 0 0]);
rectangle('Position',[468.75 -468.75 15.625 15.625], 'FaceColor',[1 1 1]);
rectangle('Position',[484.375 -468.75 15.625 15.625], 'FaceColor',[0 0 0]);
rectangle('Position',[437.5 -484.375 15.625 15.625], 'FaceColor',[1 1 1]);
rectangle('Position',[453.125 -484.375 15.625 15.625], 'FaceColor',[1 1 1]);
rectangle('Position',[437.5 -500 15.625 15.625], 'FaceColor',[0 0 0]);
rectangle('Position',[453.125 -500 15.625 15.625], 'FaceColor',[0 0 0]);
rectangle('Position',[468.75 -484.375 15.625 15.625], 'FaceColor',[1 1 1]);
rectangle('Position',[484.375 -484.375 15.625 15.625], 'FaceColor',[0 0 0]);
rectangle('Position',[468.75 -500 15.625 15.625], 'FaceColor',[0 0 0]);
rectangle('Position',[484.375 -500 15.625 15.625], 'FaceColor',[0 0 0]);
X=[466,437.5,406.25,390.625,375,375,312.5,281.25,250,218.75,187.5,156.25,125,93.75,62.5,31.25,31.25,31.25,31.25,31.25,31.25,31.25,31.25,31.25,31.25,31.25,33,33];
Y=[-466,-437.5,-406.25,-403.125,-390.625,-375,-312.5,-312.5,-306.25,-281.25,-250,-218.75,-218.75,-218.75,-250,-281.25,-296.875,-312.5,-328.125,-343.75,-359.375,-375,-390.625,-406.25,-421.875,-437.5,-466,-466];
hold on;
plot(X,Y,'r');
plot(X,Y,'bo');
legend('751.676','Location','southoutside');
